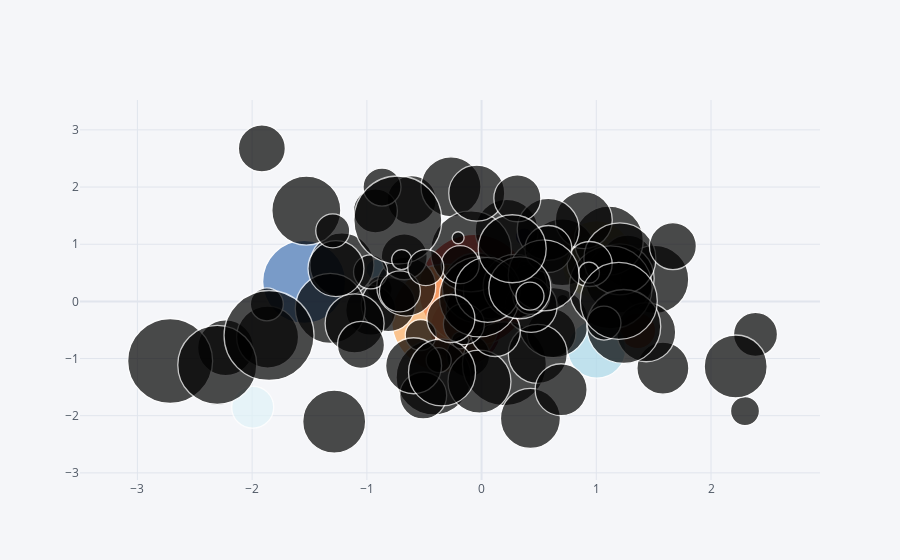

This figure's notebook cell:
### Code cell
df.iplot(kind = 'bubble', x = 'A', y = 'B', size = 'C', colorscale = 'rdylbu')
